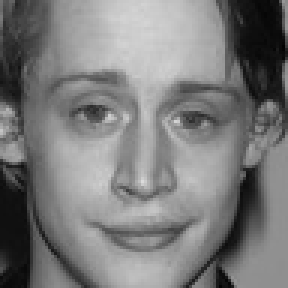
#> input picture hello/444.jpg, 96 x 96 px (shown 3 times larger)
$ python np_fliplr.py
#> lines starting #> are read from the running program, lines starting #| are printed output that depends on the picture
import numpy as np
from PIL import Image
import matplotlib.pyplot as plt

pil_im = Image.open("444.jpg").convert("RGB")
np_im = np.array(pil_im)
flip_im = np.fliplr(np_im)
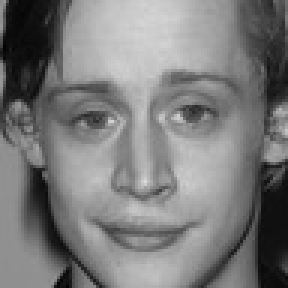
#> flip_im: shape (96, 96, 3) (shown 3 times larger); min 2, max 219, mean 123.2

fig = plt.figure()
ax1 = fig.add_subplot(121)
ax2 = fig.add_subplot(122)
ax1.imshow(np_im)
ax2.imshow(flip_im)
plt.show()
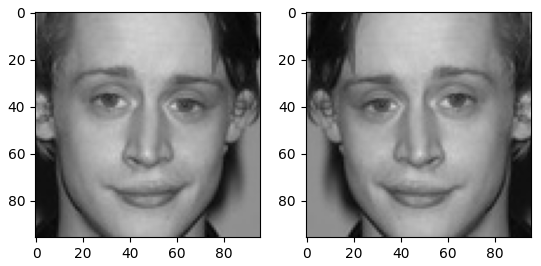
#> figure drawn by matplotlib, 2 panels
